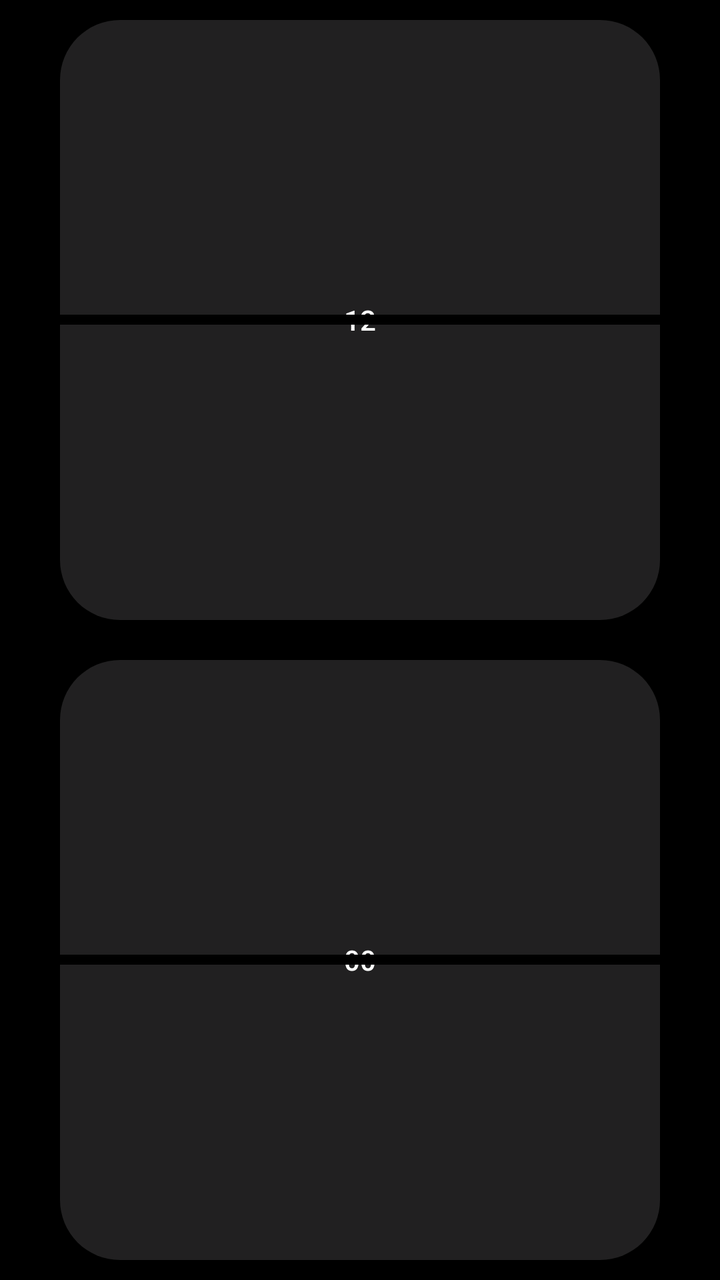
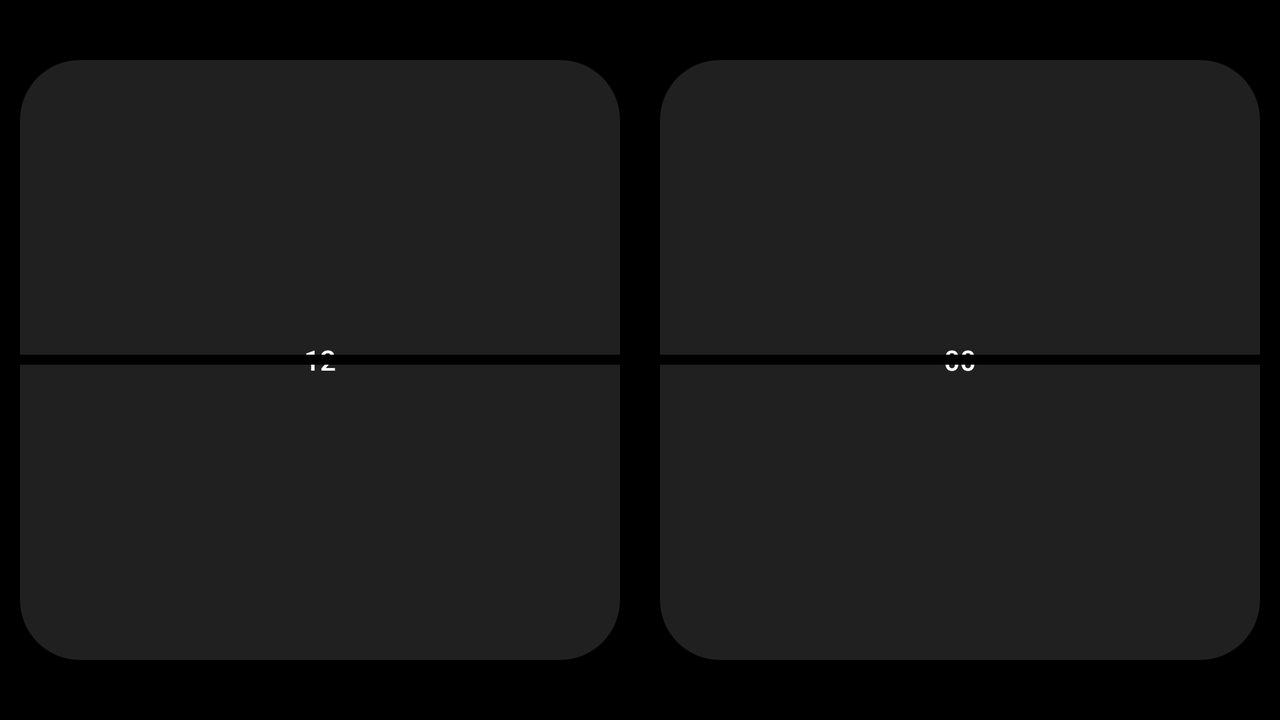

The same Android screen from two of the app's own layout files: first res/layout/ as a phone draws it, then the author's variant for another configuration, drawn on a device whose configuration selects that folder. Both files follow.
<!-- AndroidManifest.xml: application theme Theme.AppCompat.NoActionBar -->
<!-- res/layout/activity_clock.xml -->
<?xml version="1.0" encoding="utf-8"?>
<LinearLayout xmlns:android="http://schemas.android.com/apk/res/android"
    xmlns:app="http://schemas.android.com/apk/res-auto"
    xmlns:tools="http://schemas.android.com/tools"
    android:layout_width="match_parent"
    android:layout_height="match_parent"
    android:orientation="vertical"
    android:gravity="center_vertical |center_horizontal"
    android:background="@color/black"
    tools:context=".ClockActivity">

    <LinearLayout
        android:layout_width="match_parent"
        android:layout_height="0dp"
        android:layout_weight="1"
        android:background="@color/black">

        <RelativeLayout
            android:layout_width="match_parent"
            android:layout_height="match_parent"
            android:gravity="center"
            android:clipChildren="true">

            <Button
                android:id="@+id/hourView"
                android:layout_width="wrap_content"
                android:layout_height="wrap_content"
                android:text="12"
                android:textColor="@color/white"
                android:textAlignment="center"
                android:background="@drawable/rectangle"
                android:layout_centerInParent="true"
                android:clickable="false"/>

            <Button
                android:layout_centerInParent="true"
                android:layout_width="match_parent"
                android:layout_height="5dp"
                android:clickable="false"
                android:background="@color/black" />
        </RelativeLayout>
    </LinearLayout>
    <LinearLayout
        android:layout_width="match_parent"
        android:layout_height="0dp"
        android:layout_weight="1"
        android:background="@color/black">

        <RelativeLayout
            android:layout_width="match_parent"
            android:layout_height="match_parent"
            android:gravity="center"
            android:clipChildren="true">

            <Button
                android:id="@+id/minView"
                android:layout_width="wrap_content"
                android:layout_height="wrap_content"
                android:background="@drawable/rectangle"
                android:text="00"
                android:textAlignment="center"
                android:textColor="@color/white"
                android:layout_centerInParent="true"
                android:clickable="false"/>

            <Button
                android:layout_centerInParent="true"
                android:layout_width="match_parent"
                android:layout_height="5dp"
                android:clickable="false"
                android:background="@color/black" />
        </RelativeLayout>
    </LinearLayout>
</LinearLayout>
<!-- resources referenced by this layout -->
<resources>
  <color name="black">#FF000000</color>
  <color name="white">#FFFFFFFF</color>
  <!-- drawable rectangle (drawable-nodpi) -->
  <vector xmlns:android="http://schemas.android.com/apk/res/android"
      xmlns:tools="http://schemas.android.com/tools"
      android:width="300dp"
      android:height="300dp"
      android:viewportWidth="300"
      android:viewportHeight="300"
      tools:ignore="VectorRaster">
    <path
        android:pathData="M30,0L270,0A30,30 0,0 1,300 30L300,270A30,30 0,0 1,270 300L30,300A30,30 0,0 1,0 270L0,30A30,30 0,0 1,30 0z"
        android:fillColor="#212021"/>
  </vector>
</resources>
<!-- res/layout-land/activity_clock.xml (the author's variant of the layout above) -->
<!-- drawn on the phone turned sideways -->
<?xml version="1.0" encoding="utf-8"?>
<LinearLayout xmlns:android="http://schemas.android.com/apk/res/android"
    xmlns:app="http://schemas.android.com/apk/res-auto"
    xmlns:tools="http://schemas.android.com/tools"
    android:layout_width="match_parent"
    android:layout_height="match_parent"
    android:orientation="horizontal"
    android:gravity="center_vertical |center_horizontal"
    android:background="@color/black"
    tools:context=".ClockActivity">

    <LinearLayout
        android:layout_width="0dp"
        android:layout_height="match_parent"
        android:layout_weight="1"
        android:background="@color/black">

        <RelativeLayout
            android:layout_width="match_parent"
            android:layout_height="match_parent"
            android:gravity="center"
            android:clipChildren="true">

            <Button
                android:id="@+id/hourView"
                android:layout_width="wrap_content"
                android:layout_height="wrap_content"
                android:text="12"
                android:textColor="@color/white"
                android:textAlignment="center"
                android:background="@drawable/rectangle"
                android:layout_centerInParent="true"
                android:clickable="false"/>

            <Button
                android:layout_width="match_parent"
                android:layout_height="5dp"
                android:layout_centerInParent="true"
                android:background="@color/black"
                android:clickable="false" />
        </RelativeLayout>
    </LinearLayout>
    <LinearLayout
        android:layout_width="0dp"
        android:layout_height="match_parent"
        android:layout_weight="1"
        android:background="@color/black">

        <RelativeLayout
            android:layout_width="match_parent"
            android:layout_height="match_parent"
            android:gravity="center"
            android:clipChildren="true">

            <Button
                android:id="@+id/minView"
                android:layout_width="wrap_content"
                android:layout_height="wrap_content"
                android:background="@drawable/rectangle"
                android:text="00"
                android:textAlignment="center"
                android:textColor="@color/white"
                android:layout_centerInParent="true"
                android:clickable="false"/>

            <Button
                android:layout_width="match_parent"
                android:layout_height="5dp"
                android:clickable="false"
                android:layout_centerInParent="true"
                android:background="@color/black" />
        </RelativeLayout>
    </LinearLayout>
</LinearLayout>
